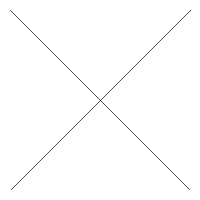
Frame 1 (no input)
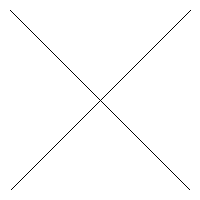
Frame 60 (the mouse pressed at the canvas centre just before this capture)
Frame 120 (the mouse held since frame 60 and released just before this capture): identical to frame 60, image omitted

The Processing sketch that drew these frames (run headless with seeded random() and noise(); from frame 60 on, the mouse is pressed at the canvas centre):

// Processing sketch: processing_15011
// ── processing_15011.pde

void setup(){
size(200,200);
background(255);  
}

void draw(){
  strokeWeight(1);
for(int x=10; x<190; x=x+1){
point(x,x);
point(200-x,x);
}

}
